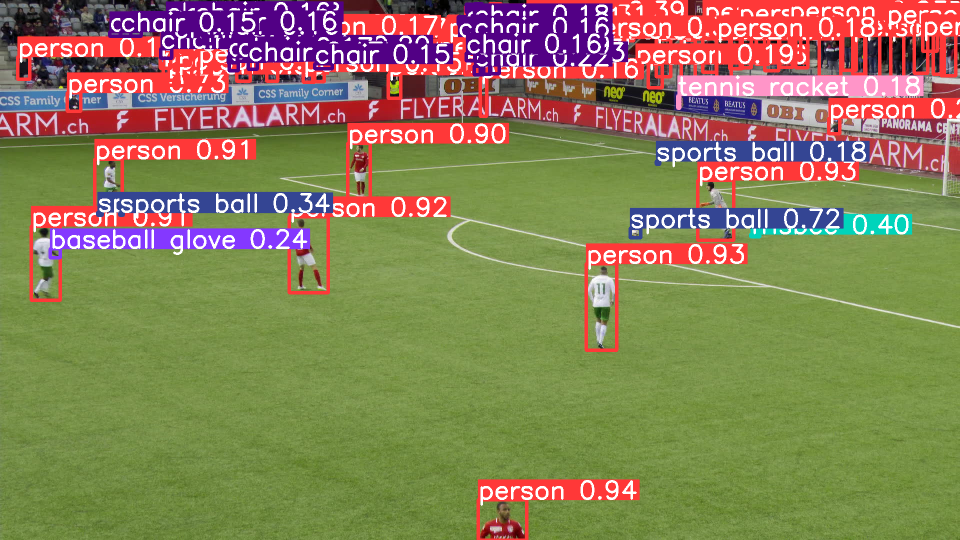
#> input picture test_detection_sahi.png, 1920 x 1080 px (shown at 1/2 size)
$ python -i dictionary_generator.py   (imports and definitions only)
#> lines starting #> are read from the running program, lines starting #| are printed output that depends on the picture; after the words box and inside, x2 and y2 are one past the last pixel; in counts of white or black regions, pixels touching at a corner belong together
"""
dictionary_generator.py
───────────────────────
Semi-supervised synthetic dictionary generation following Sharma et al. §3.1.

WHY THIS MODULE EXISTS
──────────────────────
Manually labelling H for 100K frames is infeasible.  Instead, the paper
seeds from a small set of manually-annotated frames (we reuse the outputs of
homography_picker.py) and applies Pan / Tilt / Zoom (PTZ) simulation to each
seed to generate thousands of synthetic (edge_map, H) pairs.

The dictionary entry for a given H is:
    edge_map = warpPerspective(pitch_line_binary, inv(H), frame_size)

That is: apply H^{-1} to the static pitch model (white lines on black) to
synthesise what the pitch lines would look like from that camera viewpoint.
This synthetic edge map + the known H form one dictionary entry.

PTZ SIMULATION (following Figure 3 of the paper)
─────────────────────────────────────────────────
Given a seed H, the 4 image-space corners p0..p3 of the frame map to 4
pitch-space points q0..q3.

  Pan  : rotate q0..q3 around the vanishing point (intersection of lines
         q0q3 and q1q2).  Simulates camera rotating left/right.

  Tilt : translate q0q3 and q1q2 along their respective perpendicular
         directions.  Simulates camera tilting up/down.

  Zoom : scale the quadrilateral q0..q3 about its centroid.
         Zoom-out expands, zoom-in shrinks.

Each new set of q' corners + original p corners gives a new H' via
cv2.findHomography, which is added to the dictionary.

CLI
───
  python -m goalx.sharma_2018.dictionary_generator \\
      --pitch   data/pitch_map.png \\
      --seeds   data/homography_data.npz \\
      --frame-w 1280  --frame-h 720 \\
      --n-pan   10  --n-tilt 10  --n-zoom 10 \\
      --pan-range  20  --tilt-range 15  --zoom-range 0.35 \\
      --out-dir data/sharma_dict/

Output
──────
  data/sharma_dict/dictionary.npz
      edge_maps   : (N, DICT_H, DICT_W) uint8   — resized binary edge maps
      homographies: (N, 3, 3)            float32 — corresponding H matrices
      source_ids  : (N,)                 int32   — which seed produced this entry
"""

from __future__ import annotations

import argparse
import itertools
import random as _random
from pathlib import Path

import cv2
import numpy as np
from tqdm import tqdm

# ─────────────────────────────────────────────────────────────────
#  Constants
# ─────────────────────────────────────────────────────────────────

# HOG is computed on edge maps resized to this fixed resolution.
# Must match hog_matcher.py.  Chosen to balance feature resolution
# against descriptor size (640×360 → 14-cell × 8-cell × 9-bin × 4-block ≈ 28K dims).
DICT_W: int = 320
DICT_H: int = 176

# Pitch canvas dimensions — must match draw_pitch.py
PITCH_W: int = 1050
PITCH_H: int = 680


# ─────────────────────────────────────────────────────────────────
#  Synthetic occlusion augmentation  (Phase 2 domain-gap fix)
# ─────────────────────────────────────────────────────────────────

# [44 lines left out: function _augment_occlusions, not called in this run]


# ─────────────────────────────────────────────────────────────────
#  Pitch line binary image
# ─────────────────────────────────────────────────────────────────

def load_pitch_lines(pitch_path: Path) -> np.ndarray:
    """
    Convert the colour pitch map from draw_pitch.py into a binary edge-map
    containing ONLY the white line markings (no green fill).

    WHY: The dictionary edge maps must contain only pitch lines — no grass
    texture, no colour — so they match the format of Pix2Pix-extracted query
    edge maps.  We threshold the pitch PNG to keep only near-white pixels.
    """
#> called with pitch_path = '../../../test_detection_sahi.png'
    pitch = cv2.imread(str(pitch_path))
#> pitch is the input picture: shape (1080, 1920, 3); mean B, G, R 88.5, 127, 138.1
    if pitch is None:
        raise FileNotFoundError(f"Cannot read pitch map: {pitch_path}")

    # White lines have high value in all channels.  Threshold at 200/255.
    gray = cv2.cvtColor(pitch, cv2.COLOR_BGR2GRAY)
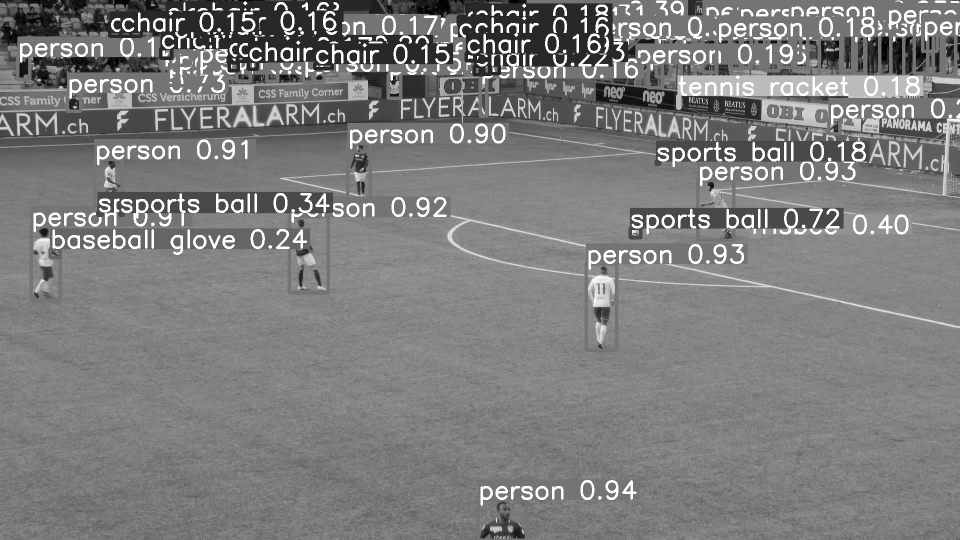
#> gray: shape (1080, 1920) (shown at 1/2 size); min 0, max 255, mean 126
    _, binary = cv2.threshold(gray, 200, 255, cv2.THRESH_BINARY)
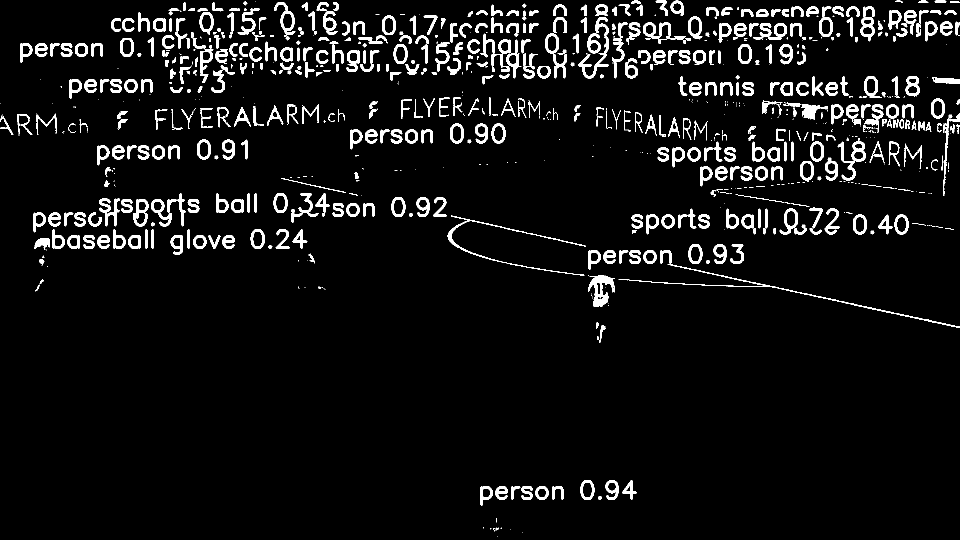
#> binary: shape (1080, 1920) (shown at 1/2 size); 6.2% white; 862 white regions (335 under 20 px), largest, box (x1, y1, x2, y2) and area: (1237, 528, 1920, 656) 1767, (1176, 550, 1230, 614) 1625, (895, 431, 1172, 551) 1466

    # Dilate slightly to make lines easier to match (same dilation applied
    # to query edge maps in edge_extractor.py)
    kernel = cv2.getStructuringElement(cv2.MORPH_RECT, (3, 3))
    binary = cv2.dilate(binary, kernel, iterations=1)
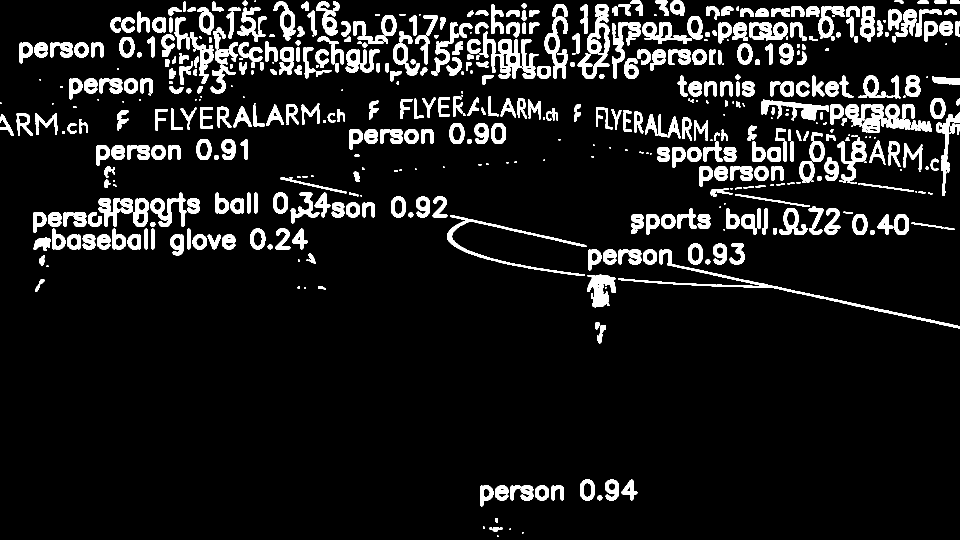
#> binary: shape (1080, 1920) (shown at 1/2 size); 10% white; 556 white regions (86 under 20 px), largest, box (x1, y1, x2, y2) and area: (1236, 499, 1920, 657) 4290, (1691, 208, 1829, 266) 4188, (1155, 8, 1219, 158) 3482

    return binary  # shape (PITCH_H, PITCH_W), uint8, 0 or 255


# ─────────────────────────────────────────────────────────────────
#  Corner / intersection geometry helpers
# ─────────────────────────────────────────────────────────────────

# [336 lines left out: functions _line_intersection, _rotate_quad_around_point, _frame_corners, simulate_ptz, synthesise_edge_map, build_dictionary and 1 more, not called in this run]


# [16 lines not run here, left out]

>>> result = load_pitch_lines('../../../test_detection_sahi.png')

$ run again, on vis_frame_350.jpg
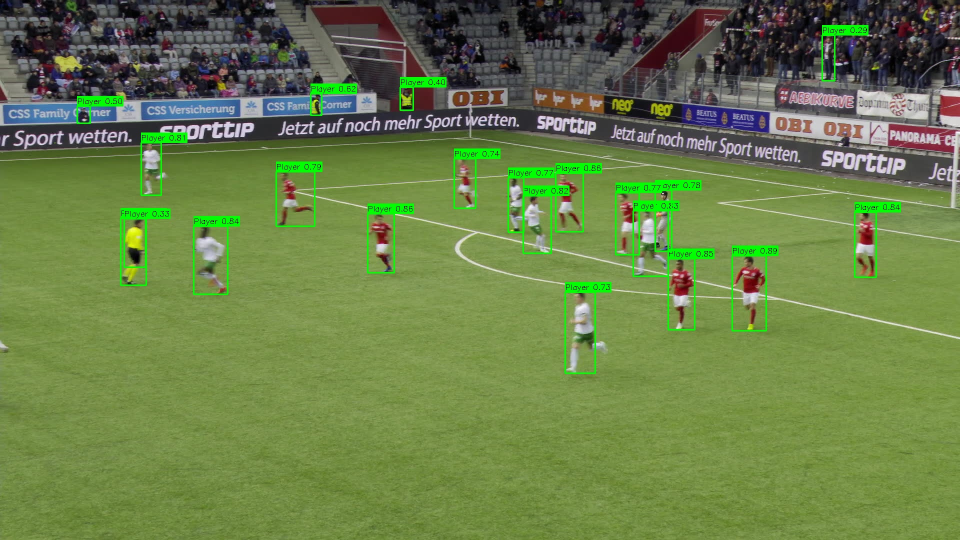
#> input picture vis_frame_350.jpg, 1920 x 1080 px (shown at 1/2 size)
#> in load_pitch_lines, pitch is the input picture: shape (1080, 1920, 3); mean B, G, R 72.7, 127.6, 106.2
#> in load_pitch_lines, `gray = cv2.cvtColor(pitch, cv2.COLOR_BGR2GRAY)`:
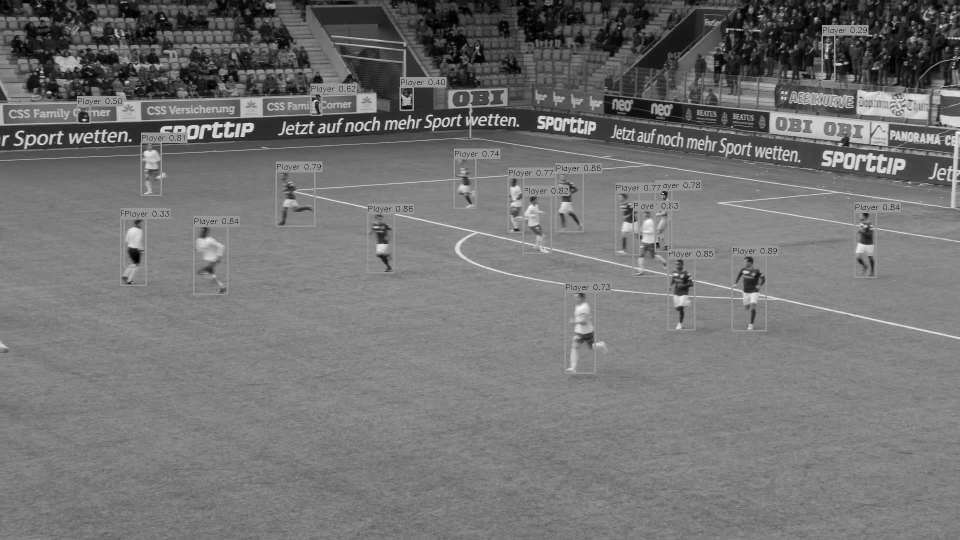
#> gray: shape (1080, 1920) (shown at 1/2 size); min 0, max 253, mean 114.9
#> in load_pitch_lines, `binary = cv2.dilate(binary, kernel, iterations=1)`:
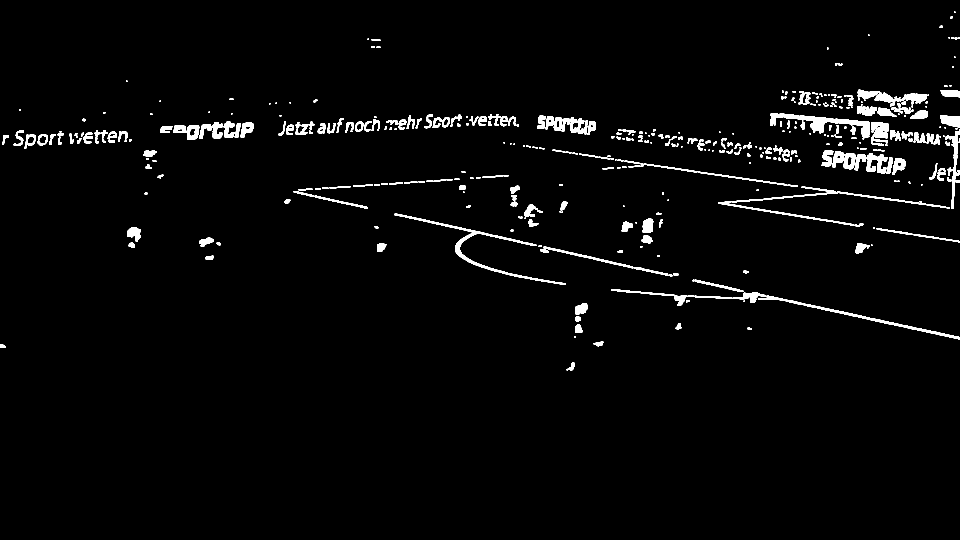
#> binary: shape (1080, 1920) (shown at 1/2 size); 2.6% white; 462 white regions (150 under 20 px), largest, box (x1, y1, x2, y2) and area: (1540, 226, 1740, 279) 2766, (789, 427, 1131, 570) 2633, (1533, 591, 1920, 679) 1953

$ run again, on vis_frame_535.jpg
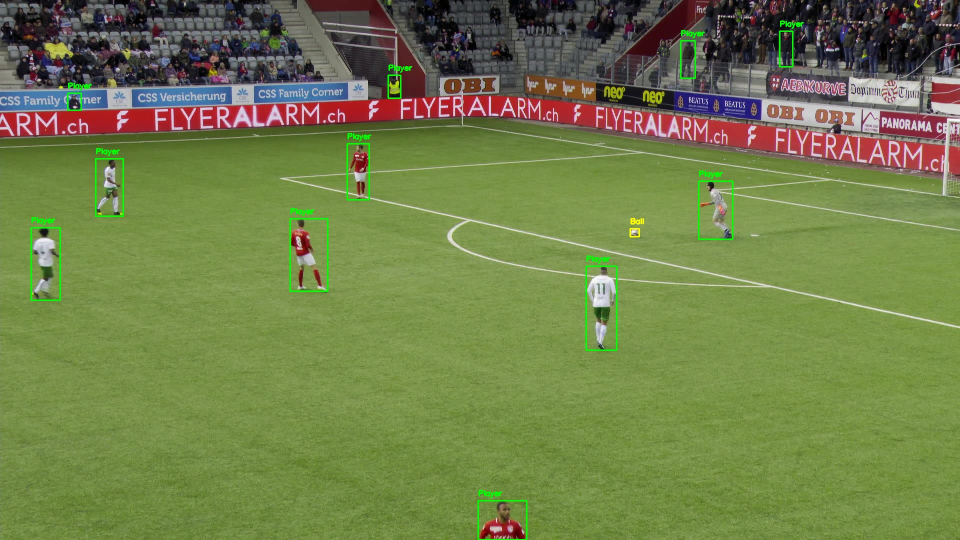
#> input picture vis_frame_535.jpg, 1920 x 1080 px (shown at 1/2 size)
#> in load_pitch_lines, pitch is the input picture: shape (1080, 1920, 3); mean B, G, R 73.5, 127.4, 113.2
#> in load_pitch_lines, `gray = cv2.cvtColor(pitch, cv2.COLOR_BGR2GRAY)`:
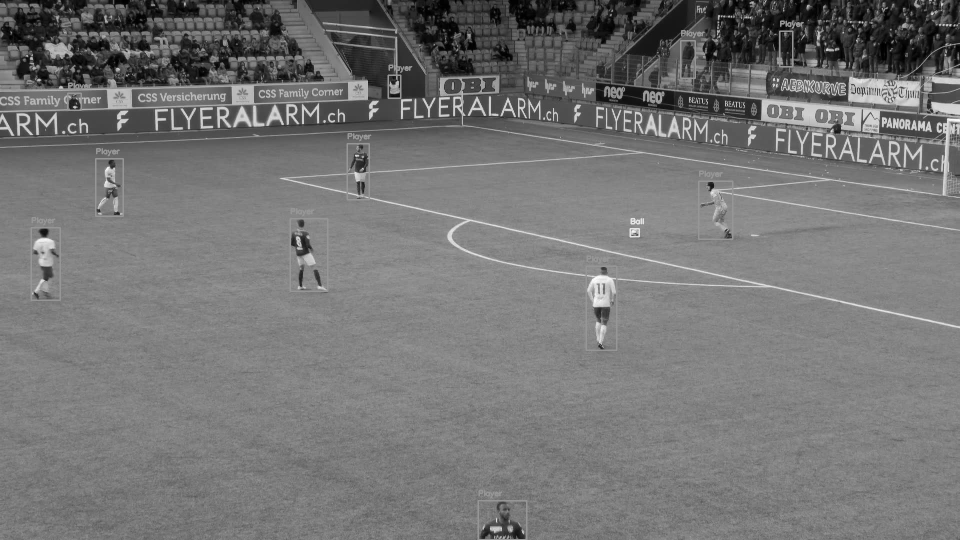
#> gray: shape (1080, 1920) (shown at 1/2 size); min 0, max 255, mean 117
#> in load_pitch_lines, `binary = cv2.dilate(binary, kernel, iterations=1)`:
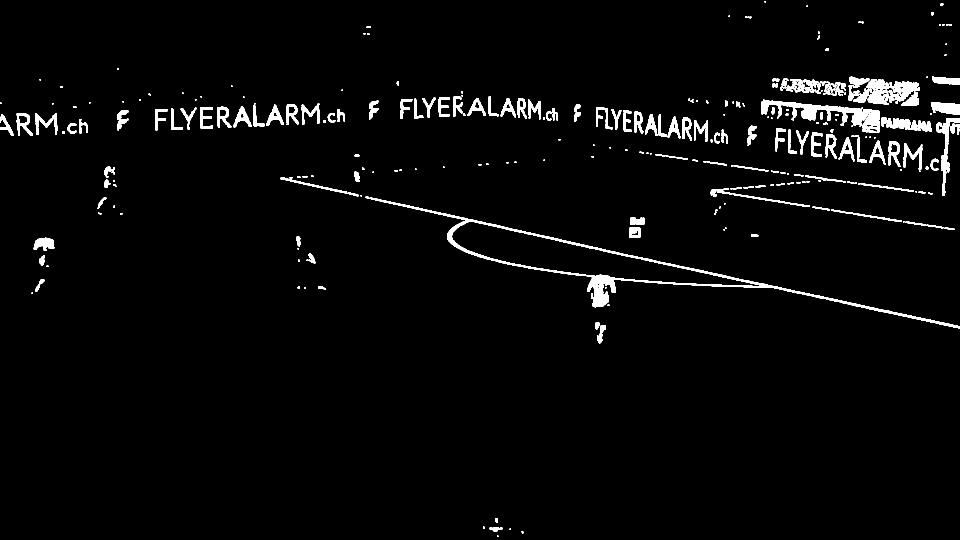
#> binary: shape (1080, 1920) (shown at 1/2 size); 2.9% white; 298 white regions (116 under 20 px), largest, box (x1, y1, x2, y2) and area: (739, 395, 1920, 657) 8190, (1523, 199, 1726, 254) 3572, (1707, 158, 1840, 209) 3531

$ run again, on vis_frame_750.jpg
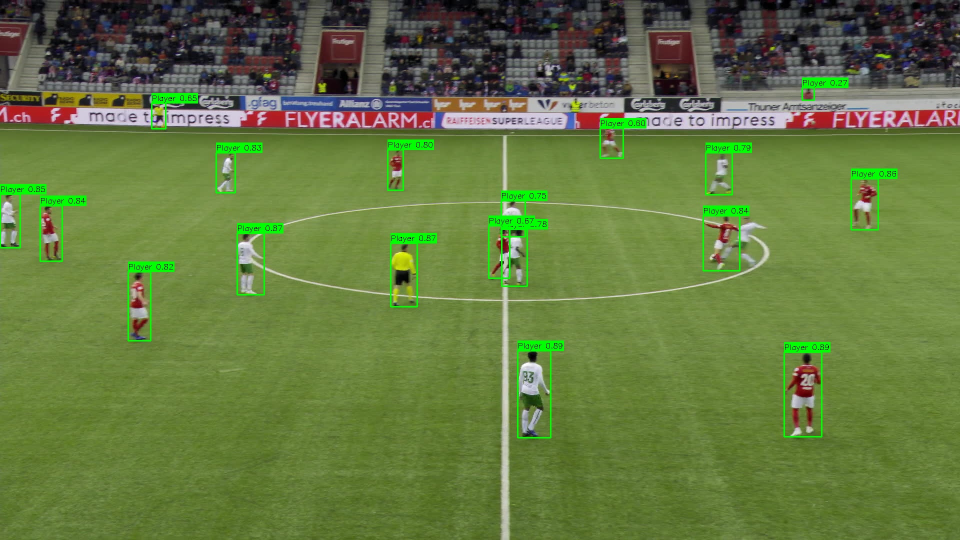
#> input picture vis_frame_750.jpg, 1920 x 1080 px (shown at 1/2 size)
#> in load_pitch_lines, pitch is the input picture: shape (1080, 1920, 3); mean B, G, R 64.7, 121.3, 100.7
#> in load_pitch_lines, `gray = cv2.cvtColor(pitch, cv2.COLOR_BGR2GRAY)`:
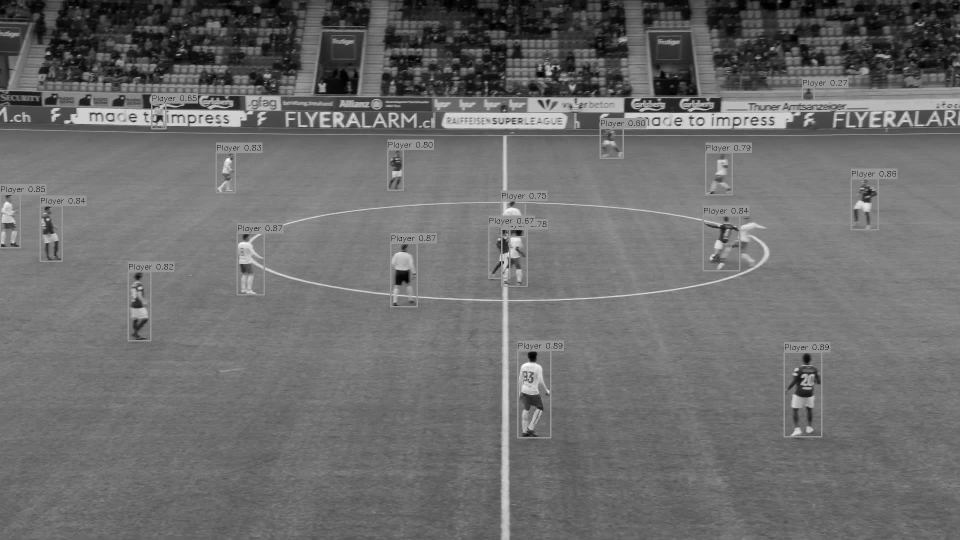
#> gray: shape (1080, 1920) (shown at 1/2 size); min 0, max 255, mean 108.7
#> in load_pitch_lines, `binary = cv2.dilate(binary, kernel, iterations=1)`:
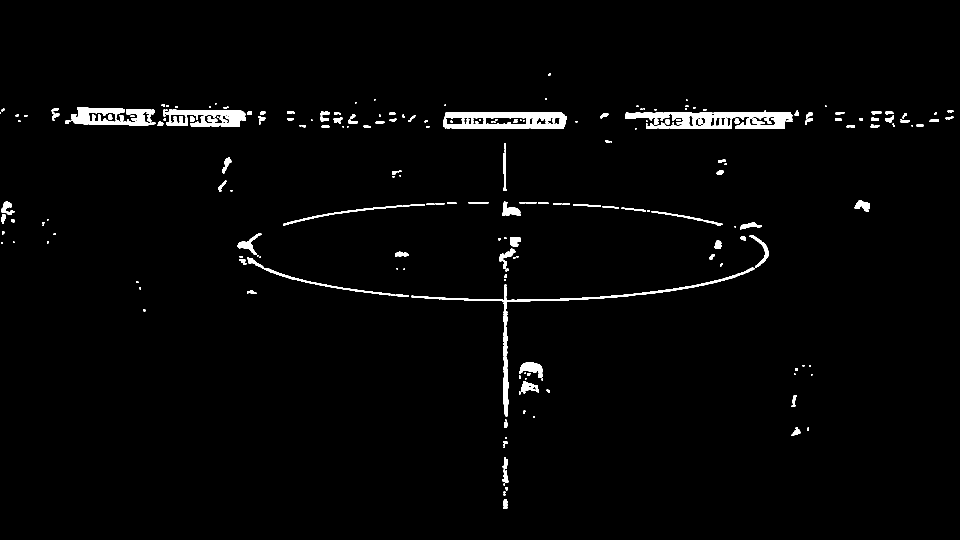
#> binary: shape (1080, 1920) (shown at 1/2 size); 2% white; 241 white regions (85 under 20 px), largest, box (x1, y1, x2, y2) and area: (1250, 221, 1585, 258) 6830, (886, 225, 1133, 258) 5627, (332, 219, 492, 254) 3679
